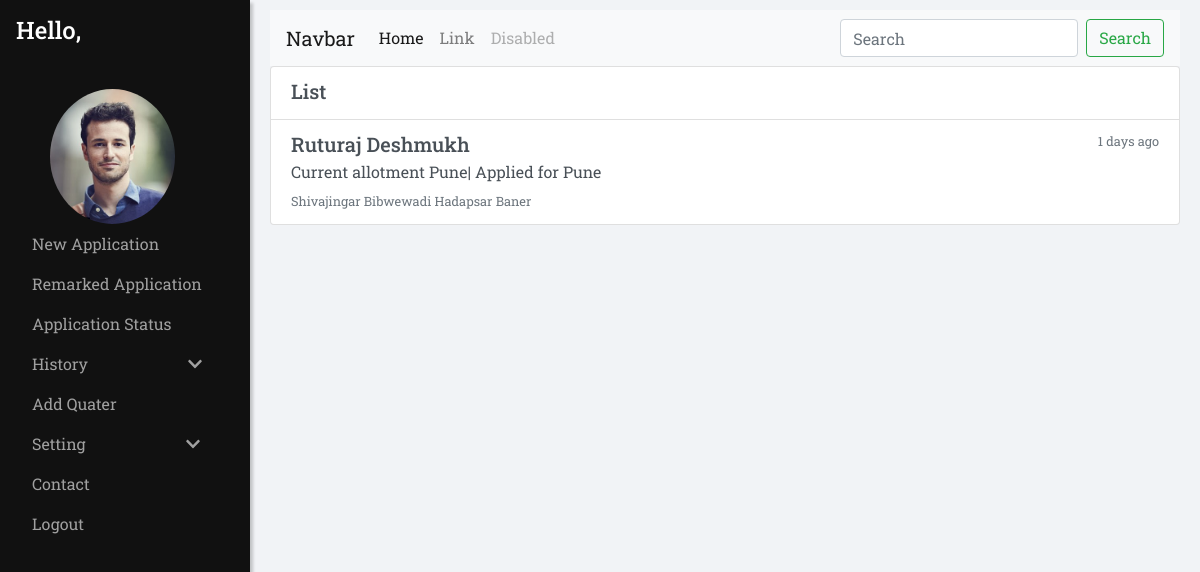
Page /admin/history/list.php on the earlier database version.
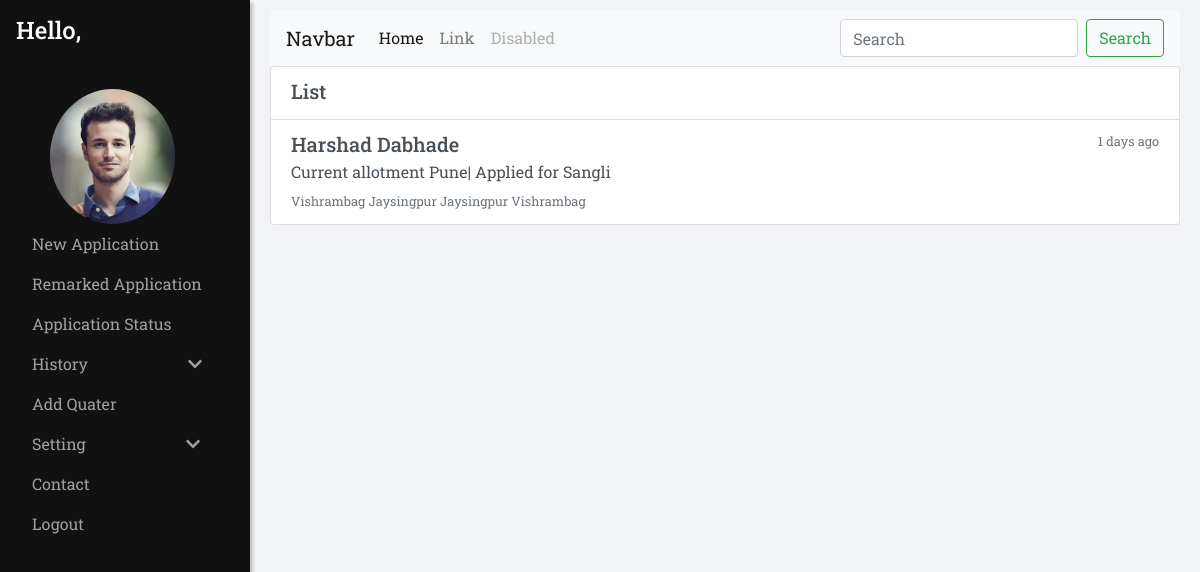
Same page on the later database version.
### tables this page shows
CREATE TABLE `history` (
  `id` int(11) NOT NULL,
  `applicant_id` int(100) NOT NULL,
  `left_quater` int(100) NOT NULL,
  `quater_area1` int(100) NOT NULL,
  `quater_area2` int(100) NOT NULL,
  `quater_area3` int(100) NOT NULL,
  `quater_area4` int(100) NOT NULL,
  `user_id` int(100) NOT NULL,
  `status` varchar(155) NOT NULL,
  `time` timestamp NOT NULL DEFAULT current_timestamp(),
  `alloted_quater` varchar(100) DEFAULT NULL
);

CREATE TABLE `users` (
  `id` int(100) NOT NULL,
  `username` varchar(100) NOT NULL,
  `user_firstname` varchar(100) NOT NULL,
  `user_lastname` varchar(100) NOT NULL,
  `user_password` varchar(100) NOT NULL,
  `Age` int(100) NOT NULL,
  `user_image` varchar(100) NOT NULL,
  `Gender` varchar(100) NOT NULL,
  `quater_resident` varchar(50) NOT NULL,
  `quater_id` int(50) NOT NULL,
  `area_id` int(50) NOT NULL,
  `city_id` int(100) NOT NULL,
  `post_id` int(100) NOT NULL,
  `user_role` varchar(255) NOT NULL,
  `mobile_no` int(100) NOT NULL
);

CREATE TABLE `cities` (
  `city_id` int(100) NOT NULL,
  `name` varchar(100) NOT NULL
);

CREATE TABLE `area` (
  `area_id` int(50) NOT NULL,
  `name` varchar(100) NOT NULL,
  `city_id` int(50) NOT NULL
);

### admin/history/list.php (the view, shortened to what this page needs)
<!doctype html>
<html lang="en">
<head>
    <link rel="stylesheet" href="https://stackpath.bootstrapcdn.com/bootstrap/4.3.1/css/bootstrap.min.css">
    <link rel="stylesheet" href="https://cdnjs.cloudflare.com/ajax/libs/malihu-custom-scrollbar-plugin/3.1.5/jquery.mCustomScrollbar.min.css">
    <link rel="stylesheet" href="list_style.css">
    <link rel="stylesheet" href="../user.css">
</head>
<body>
    <?php include("../sidebar-over.php")?>
	  <?php
	include("../../db.php");
	$status=$_GET['status'];
	if($status=='approved'){
	$qry="SELECT * FROM `history` WHERE `status`='Approved'";
	}else{
	$qry="SELECT * FROM `history` WHERE `status`='Rejected'";
	}
	$run=mysqli_query($con,$qry);
    ?>
    <div id="main">
        <div class="whole">
            <div class="list-group">
                <div class="list-group-item list-group-item-action flex-column align-items-start ">
                    <div class="d-flex w-100 justify-content-between">
                        <h5 class="mb-1">List</h5>
                    </div>
                </div>
    <?php
	while($row=mysqli_fetch_assoc($run))
	{
		$id=$row['user_id'];
		$applicant=$row['applicant_id'];
		$qry1="SELECT * FROM `users` WHERE `id`='$id'";
		$run1=mysqli_query($con,$qry1);
		$row1=mysqli_fetch_assoc($run1);
		$firstname=$row1['user_firstname'];
		$lastname=$row1['user_lastname'];
		$cityid=$row1['city_id'];
		$qry2="SELECT * FROM `cities` WHERE `city_id`='$cityid'";
		$run2=mysqli_query($con,$qry2);
		$row2=mysqli_fetch_assoc($run2);
		$city=$row2['name'];
		$areaid1=$row['quater_area1'];
		$areaid2=$row['quater_area2'];
		$areaid3=$row['quater_area3'];
		$areaid4=$row['quater_area4'];
		$qry3="SELECT * FROM `area` WHERE `area_id`='$areaid1'";
			$run3=mysqli_query($con,$qry3);
		$row3=mysqli_fetch_assoc($run3);
		$area1=$row3['name'];
		$qry4="SELECT * FROM `area` WHERE `area_id`='$areaid2'";
			$run4=mysqli_query($con,$qry4);
		$row4=mysqli_fetch_assoc($run4);
		$area2=$row4['name'];
		$qry5="SELECT * FROM `area` WHERE `area_id`='$areaid3'";
			$run5=mysqli_query($con,$qry5);
		$row5=mysqli_fetch_assoc($run5);
		$area3=$row5['name'];
		$qry6="SELECT * FROM `area` WHERE `area_id`='$areaid4'";
			$run6=mysqli_query($con,$qry6);
		$row6=mysqli_fetch_assoc($run6);
		$area4=$row6['name'];
		$qry7="SELECT * FROM `area` WHERE `area_id`='$areaid1'";
			$run7=mysqli_query($con,$qry7);
		$row7=mysqli_fetch_assoc($run7);
		$applycity=$row7['city_id'];
		$qry8="SELECT * FROM `cities` WHERE `city_id`='$applycity'";
		$run8=mysqli_query($con,$qry8);
		$row8=mysqli_fetch_assoc($run8);
		$apply_city=$row8['name'];
		?>
                <a href="remarked.php?user_id=<?php echo $id ;?>&city=<?php echo $apply_city ?>&applicant=<?php echo $applicant; ?>" class="list-group-item list-group-item-action flex-column align-items-start zoom">
                    <div class="d-flex w-100 justify-content-between">
                        <h5 class="mb-1"><?php echo $firstname." ".$lastname; ?></h5>
                        <small class="text-muted">1 days ago</small>
                    </div>
                    <p class="mb-1">Current allotment <?php echo $city; ?>| Applied for <?php echo $apply_city; ?></p>
                    <small class="text-muted"><?php echo $area1." ".$area2." ".$area3." ".$area4; ?></small>
                </a>
	<?php
	}
	?>
            </div>
        </div>
    </div>
</body>
</html>

Differences in the rows shown:
removed history: user.user_firstname "Ruturaj", user.user_lastname "Deshmukh", cities.name "Pune", area.name "Shivajingar", area.name "Bibwewadi", area.name "Hadapsar", area.name "Baner"
now on this page (row edited): history: user.user_firstname "Harshad", user.user_lastname "Dabhade", cities.name "Pune", cities.name "Sangli", area.name "Vishrambag", area.name "Jaysingpur"
